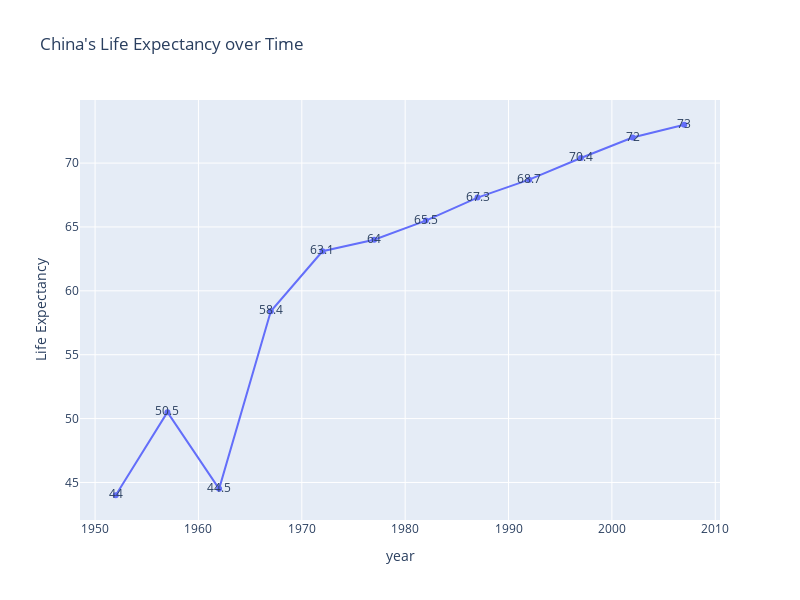

Notebook source saved alongside this figure:
### Markdown cell above
4. Add the values of a column on top of the  line by using the input `text`

### Code cell
fig = px.line(df, x="year", y="Life Expectancy", 
              text='Life Expectancy',
              height=600, width=800,
              title="China's Life Expectancy over Time")
fig.show()

### Figure 1 — Plotly figure (JSON) as saved in the notebook; plotly's stock layout.template omitted (floating-point values rounded to 4 significant figures)
{"data": [{"hovertemplate": "year=%{x}<br>Life Expectancy=%{text}<extra></extra>", "legendgroup": "", "line": {"color": "#636efa", "dash": "solid"}, "marker": {"symbol": "circle"}, "mode": "lines+markers+text", "name": "", "orientation": "v", "showlegend": false, "text": [44, 50.5, 44.5, 58.4, 63.1, 64, 65.5, 67.3, 68.7, 70.4, 72, 73], "type": "scatter", "x": [1952, 1957, 1962, 1967, 1972, 1977, 1982, 1987, 1992, 1997, 2002, 2007], "xaxis": "x", "y": [44, 50.5, 44.5, 58.4, 63.1, 64, 65.5, 67.3, 68.7, 70.4, 72, 73], "yaxis": "y"}], "layout": {"height": 600, "legend": {"tracegroupgap": 0}, "title": {"text": "China's Life Expectancy over Time"}, "width": 800, "xaxis": {"anchor": "y", "domain": [0, 1], "title": {"text": "year"}}, "yaxis": {"anchor": "x", "domain": [0, 1], "title": {"text": "Life Expectancy"}}}}
